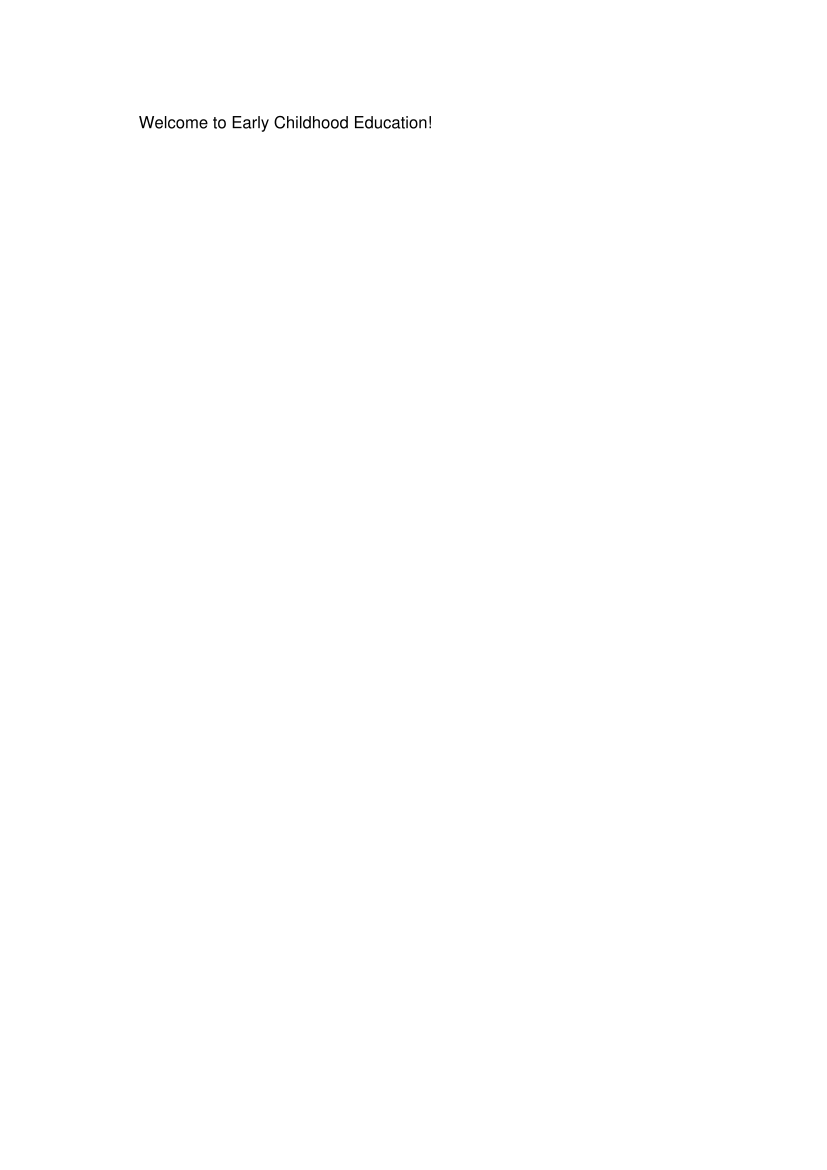

Source code (Python):
import asyncio
from main import process_rag
from fastapi import UploadFile
import json

async def run_test():
    try:
        from reportlab.pdfgen import canvas
        c = canvas.Canvas("test_valid.pdf")
        c.drawString(100, 750, "Welcome to Early Childhood Education!")
        c.save()
    except ImportError:
        pass

    try:
        with open("test_valid.pdf", "rb") as f:
            upload_file = UploadFile(filename="test_valid.pdf", file=f, headers={"content-type": "application/pdf"})
            res = await process_rag(student_name="Test Student", file=upload_file)
            print("Response:", res)
    except Exception as e:
        import traceback
        traceback.print_exc()

asyncio.run(run_test())
